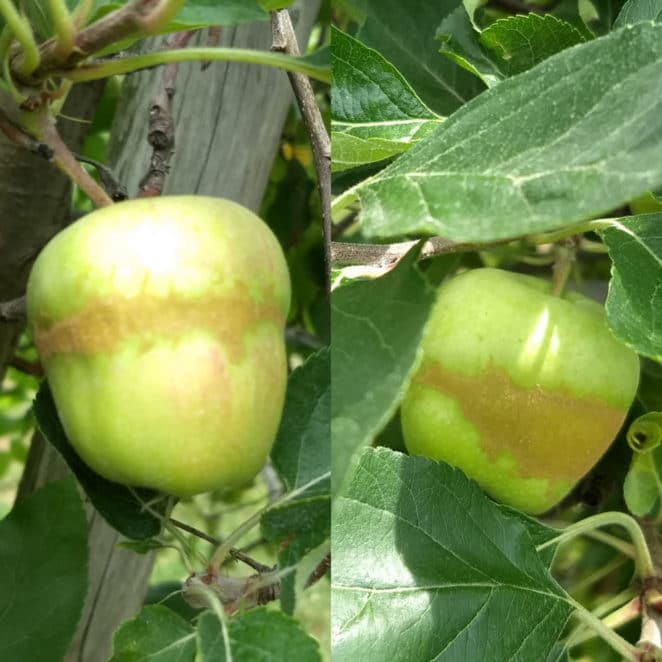
%> input picture Image_Dataset/apple_ring.jpg, 662 x 662 px
$ octave --eval "result = Identification(imread('Image_Dataset/apple_ring.jpg'));"   (GNU Octave 9; MATLAB toolbox functions it lacks are replaced by stand-ins)
%> lines starting %> are read from the running program, lines starting %| are printed output that depends on the picture; in (x1, y1, x2, y2) boxes, pixels count from 0 and x2, y2 are one past the last pixel; in counts of white or black regions, pixels touching at a corner belong together; the program's own positions count from 1
function [image, count] = Identification(input)
%img = imread('apple_scab.jpg');
img = input;
%> img is the input picture: size 662x662x3 uint8; mean R, G, B 113, 134.9, 71.4

hsvImage = rgb2hsv(img);
%> hsvImage: size 662x662x3 double; mean H, S, V 0.233, 0.518, 0.534


hsvImage(:,:,2) = hsvImage(:,:,2) * 1.6;
%> hsvImage: size 662x662x3 double; mean H, S, V 0.233, 0.829, 0.534
hsvImage(:,:,3) = hsvImage(:,:,3) * 1.4;
%> hsvImage: size 662x662x3 double; mean H, S, V 0.233, 0.829, 0.748

rgbImage = hsv2rgb(hsvImage);
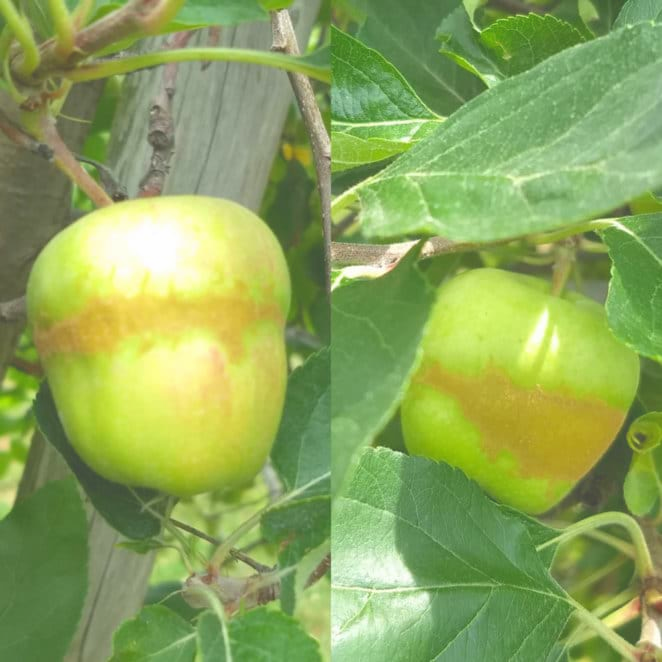
%> rgbImage: size 662x662x3 double; mean R, G, B 0.544, 0.736, 0.179; drawn with min black and max white
img = rgbImage;

%figure; imshow(img);
img = rgb2gray(img);
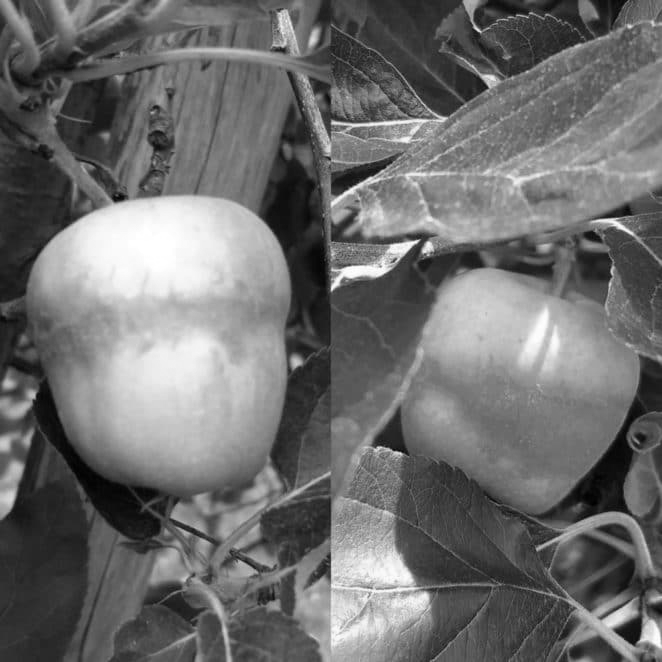
%> img: size 662x662 double; min 0.0172, max 1.4, mean 0.615; drawn with min black and max white

img = medfilt2(img, [3 3]);
img = imadjust(img);
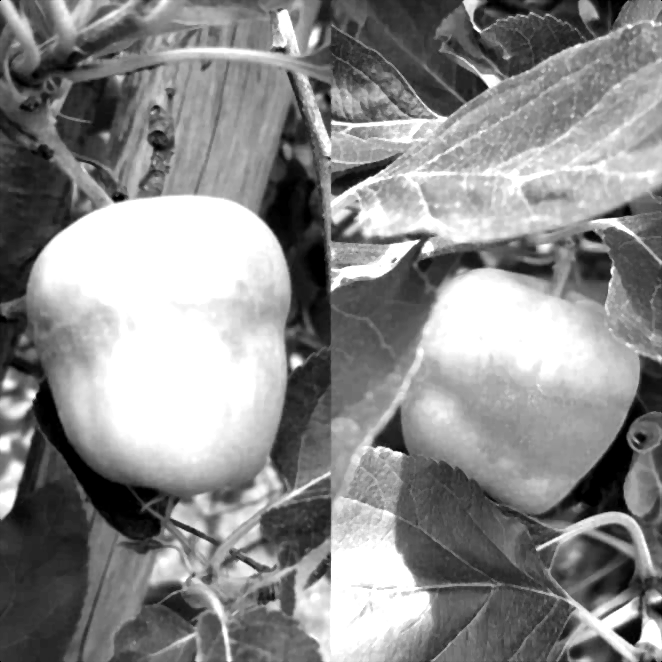
%> img: size 662x662 double; min 0, max 1, mean 0.547


BW = edge(img, 'canny', 0.16);
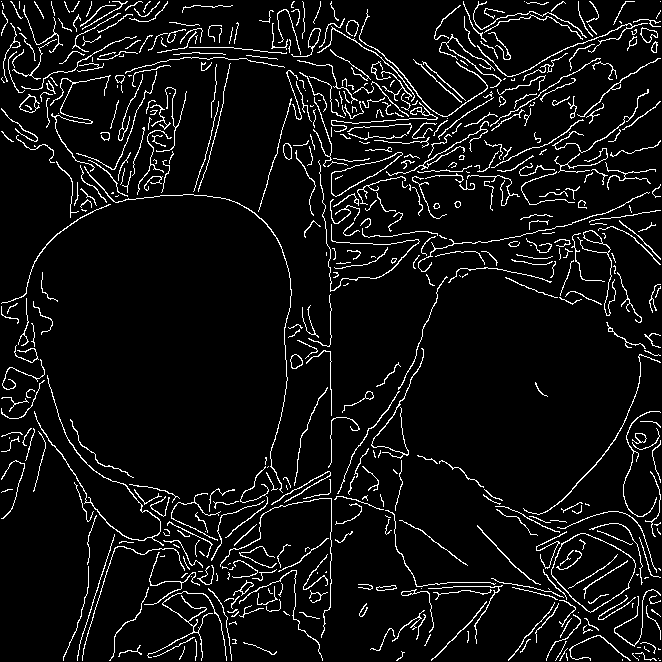
%> BW: size 662x662 logical; 6.8% white in thin lines or dots

SE = strel('disk', 5);

%BW = imdilate(BW, SE);
BW = imdilate(BW, SE);
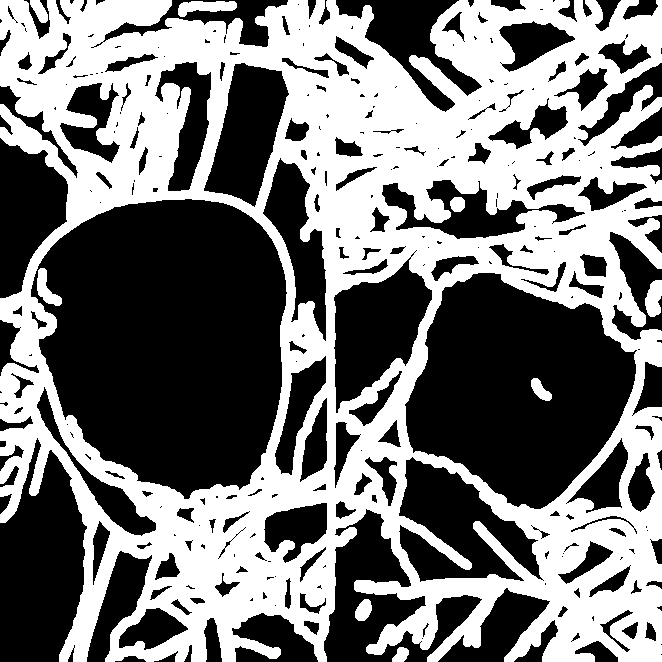
%> BW: size 662x662 logical; 46.9% white; 9 white regions, largest, box (x1, y1, x2, y2) and area: (0, 0, 662, 662) 202952, (178, 1, 237, 17) 593, (645, 280, 662, 317) 476

%figure; imshow(BW);

BW = imfill(BW, 'holes');
%> BW: size 662x662 logical; 85.9% white; 57 black regions (11 under 20 px), largest, box (x1, y1, x2, y2) and area: (0, 438, 87, 662) 13802, (324, 509, 482, 662) 9636, (0, 138, 68, 298) 7014

SE = strel('diamond', 3);


%figure; imshow(BW);


SE = strel('diamond', 3);

BWdil = imerode(BW, SE);
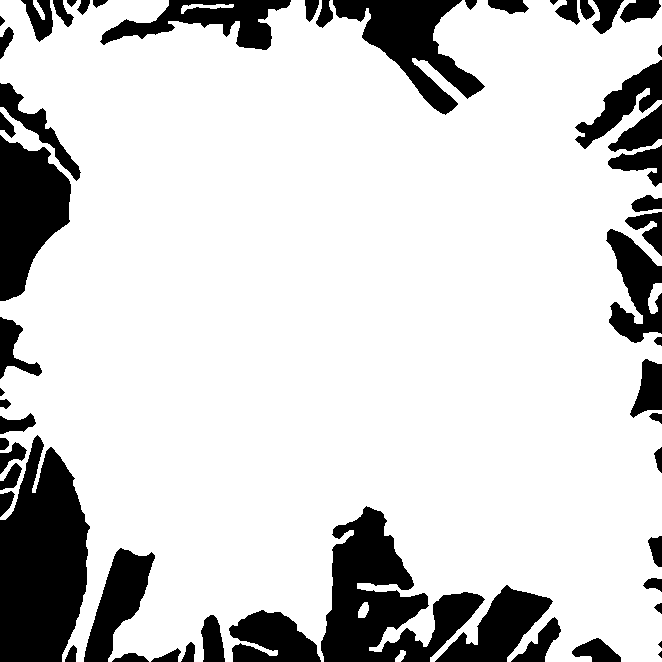
%> BWdil: size 662x662 logical; 81.6% white; 57 black regions (2 under 20 px), largest, box (x1, y1, x2, y2) and area: (0, 435, 90, 662) 15044, (321, 506, 485, 662) 12180, (0, 135, 71, 301) 7677

SE = strel('diamond', 5);

BWerode = imopen(BWdil, SE);
%> BWerode: size 662x662 logical; 80.1% white; 23 black regions (2 under 20 px), largest, box (x1, y1, x2, y2) and area: (151, 506, 561, 662) 23692, (0, 413, 155, 662) 21763, (0, 83, 81, 301) 10147

BW = imfill(BWerode, 'holes');

BWerode = imdilate(BWdil, SE);
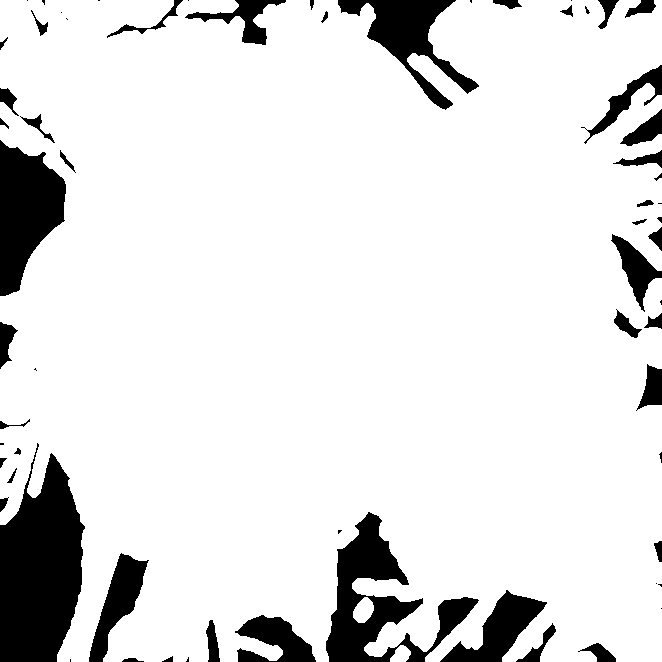
%> BWerode: size 662x662 logical; 88.4% white; 65 black regions (21 under 20 px), largest, box (x1, y1, x2, y2) and area: (0, 443, 85, 662) 12994, (326, 512, 479, 662) 8022, (0, 140, 66, 296) 6590

%figure; imshow(BW);
numberOfTruePixels = sum(BW(:));
%> numberOfTruePixels = 350951
%disp(numberOfTruePixels);

image = BW;
count = numberOfTruePixels;
%> count = 350951
end

$ run again, on Image_Dataset/apple_spots.jpg
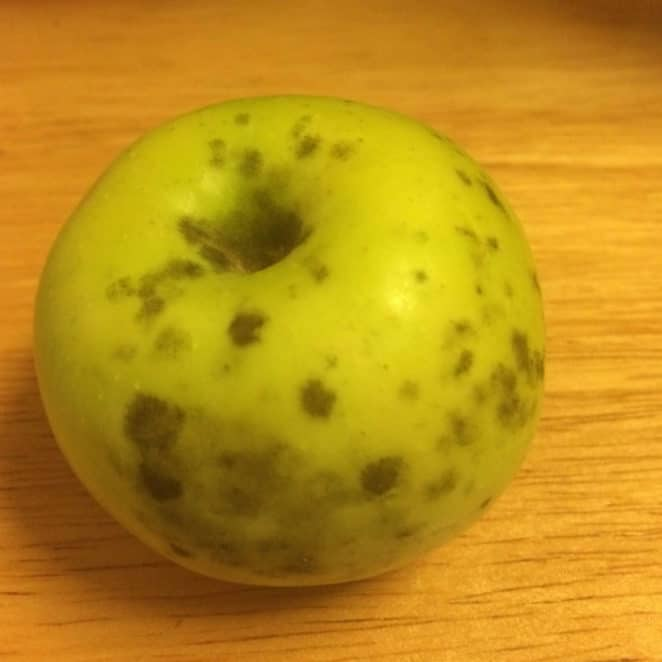
%> input picture Image_Dataset/apple_spots.jpg, 662 x 662 px
%> in Identification, img is the input picture: size 662x662x3 uint8; mean R, G, B 187.7, 140.7, 23.1
%> in Identification, `BW = edge(img, 'canny', 0.16);`:
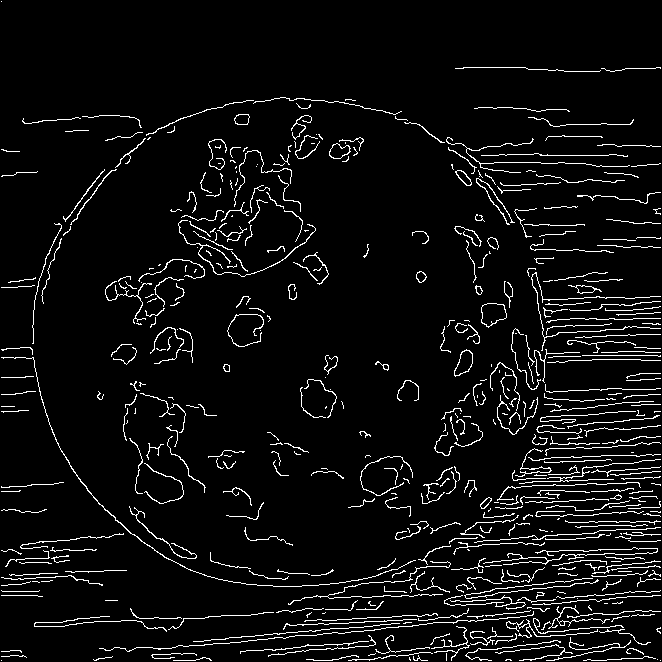
%> BW: size 662x662 logical; 5.6% white in thin lines or dots
%> BWdil: size 662x662 logical; 66.9% white; 29 black regions (1 under 20 px), largest, box (x1, y1, x2, y2) and area: (0, 0, 662, 286) 92769, (0, 534, 335, 662) 21136, (0, 393, 122, 549) 10006
%> in Identification, `BWerode = imdilate(BWdil, SE);`:
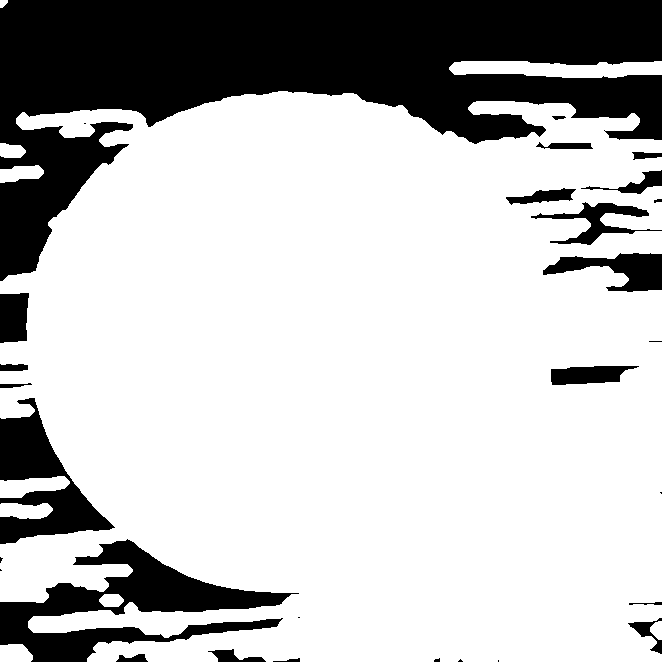
%> BWerode: size 662x662 logical; 74.7% white; 29 black regions (9 under 20 px), largest, box (x1, y1, x2, y2) and area: (0, 0, 662, 281) 81238, (0, 539, 299, 662) 13045, (0, 398, 115, 544) 7023
%> numberOfTruePixels = 284308

$ run again, on Image_Dataset/apple_streaks.jpg
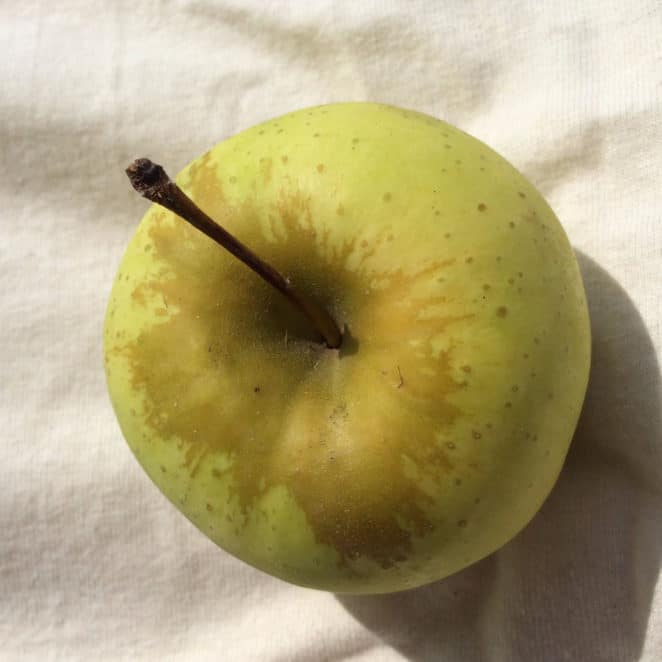
%> input picture Image_Dataset/apple_streaks.jpg, 662 x 662 px
%> in Identification, img is the input picture: size 662x662x3 uint8; mean R, G, B 173.6, 161.1, 118.8
%> in Identification, `BW = edge(img, 'canny', 0.16);`:
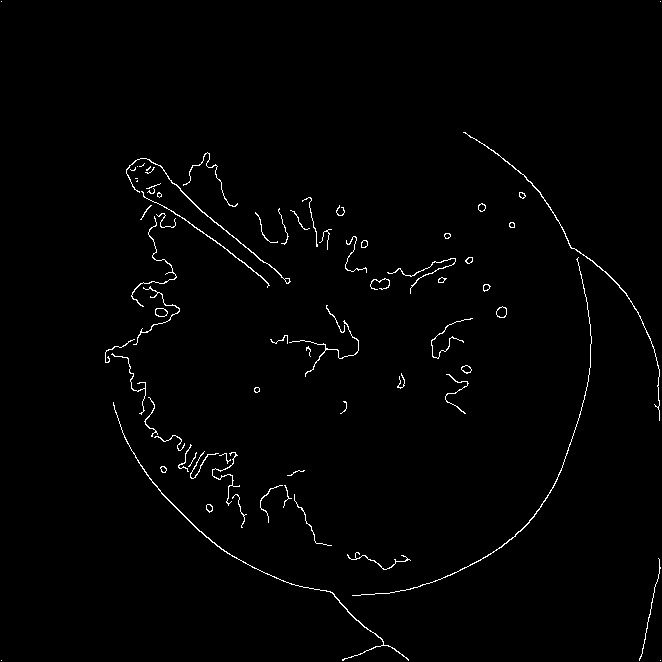
%> BW: size 662x662 logical; 1.2% white in thin lines or dots
%> BWdil: size 662x662 logical; 5.3% white; 31 white regions (4 under 20 px), largest, box (x1, y1, x2, y2) and area: (104, 151, 292, 529) 9020, (351, 131, 662, 597) 3940, (112, 401, 410, 662) 2255
%> in Identification, `BWerode = imdilate(BWdil, SE);`:
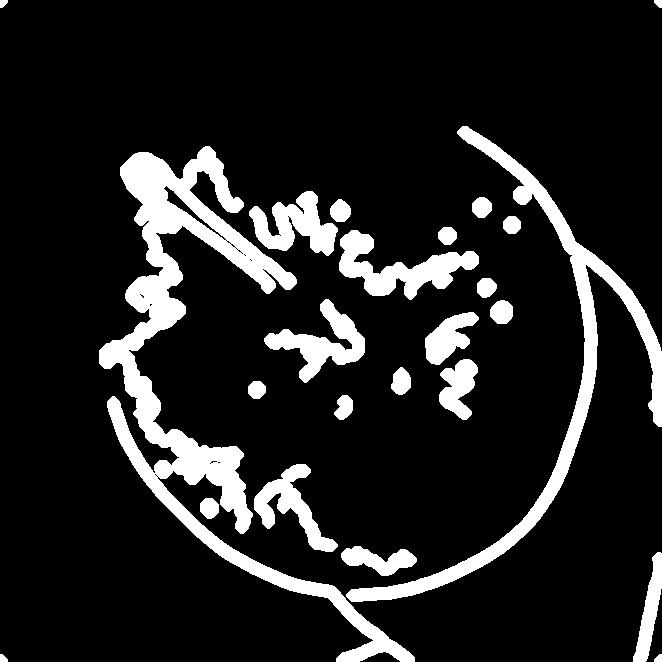
%> BWerode: size 662x662 logical; 13.2% white; 24 white regions, largest, box (x1, y1, x2, y2) and area: (99, 146, 415, 662) 24716, (346, 126, 662, 602) 11572, (339, 230, 479, 300) 3932
%> numberOfTruePixels = 8034

$ run again, on Image_Dataset/brown_azz_banana.jpg
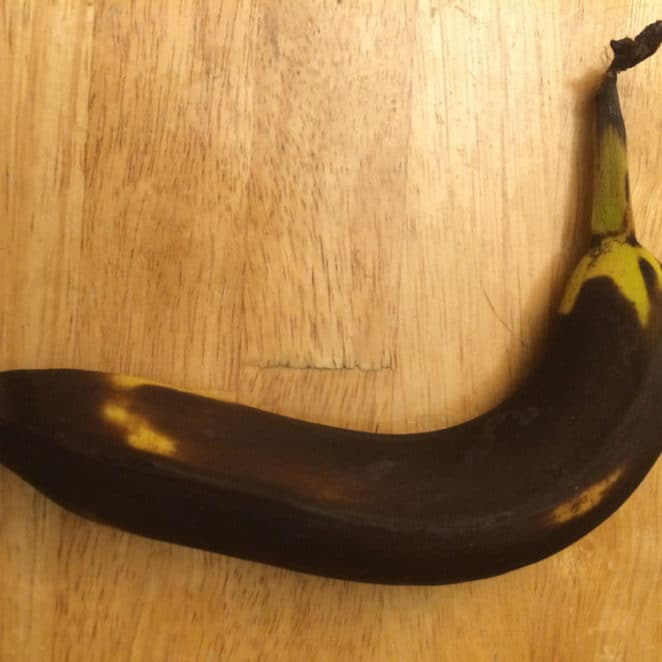
%> input picture Image_Dataset/brown_azz_banana.jpg, 662 x 662 px
%> in Identification, img is the input picture: size 662x662x3 uint8; mean R, G, B 165.5, 124.1, 72
%> BWdil: size 662x662 logical; 12% white; 35 white regions (3 under 20 px), largest, box (x1, y1, x2, y2) and area: (0, 0, 507, 436) 21759, (545, 19, 662, 331) 10760, (50, 0, 109, 328) 5843
%> in Identification, `BWerode = imdilate(BWdil, SE);`:
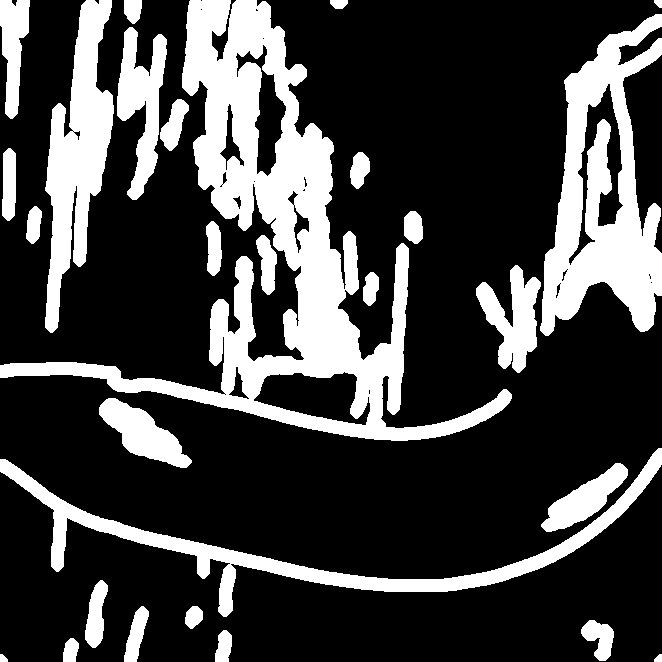
%> BWerode: size 662x662 logical; 25.9% white; 28 white regions, largest, box (x1, y1, x2, y2) and area: (0, 0, 512, 441) 46531, (540, 14, 662, 336) 19659, (0, 448, 662, 617) 11505
%> numberOfTruePixels = 32524
